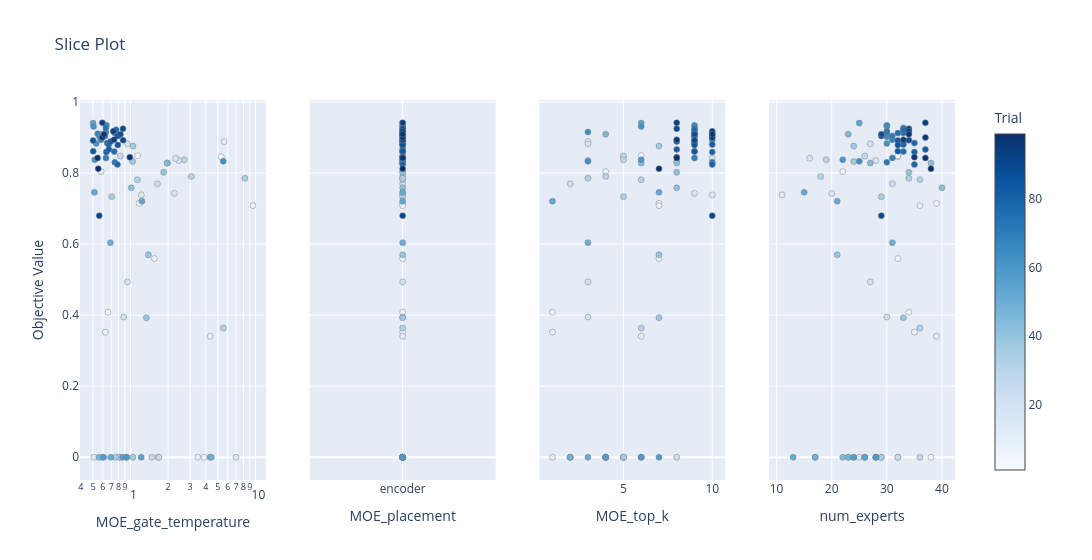

Source (notebook cell):
### Code cell
fig_slice = plot_slice(study, params=params_to_plot_MOE_CORE)
fig_slice.show()
